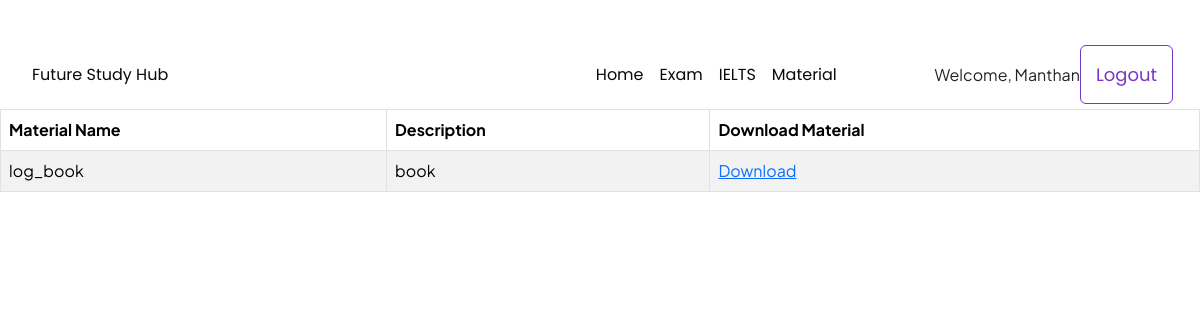
Page /material.php (signed in) on the committed database.
### tables this page shows
CREATE TABLE `student` (
  `student_id` int(11) NOT NULL,
  `student_name` varchar(100) NOT NULL,
  `email` varchar(100) NOT NULL,
  `dob` date NOT NULL,
  `password` varchar(8) NOT NULL,
  `contact_no` int(11) NOT NULL,
  `gender` varchar(7) NOT NULL,
  `enrollment_date` date DEFAULT current_timestamp(),
  `validation` varchar(50) NOT NULL,
  `module_id` int(11) DEFAULT NULL
);

CREATE TABLE `material` (
  `material_id` int(11) NOT NULL,
  `material_name` varchar(100) NOT NULL,
  `description` varchar(255) DEFAULT NULL,
  `sub_id` int(11) DEFAULT NULL,
  `pdf_path` varchar(255) DEFAULT NULL
);

### material.php (the view, shortened to what this page needs)
<?php
include("./Header.php");
include('./assets/include/db.php');
?>
<html>
<head>
</head>
<body>
    <div class="panel-body p-20">
        <table id="example" class="display table table-striped table-bordered" cellspacing="0" width="100%">
            <thead>
                <tr>
                    <th>Material Name</th>
                    <th>Description</th>
                    <th>Download Material</th>
                </tr>
            </thead>
            <tbody>
                <?php
                    $sql = "SELECT * FROM material";
                    $result = $conn->query($sql);
                    if ($result->num_rows > 0) {
                        while ($row = $result->fetch_assoc()) {
                            echo "<tr>
                                <td>" . $row['material_name'] . "</td>
                                <td>" . $row['description'] . "</td>
                                <td><a href='../Teacher/" . urlencode($row['pdf_path']) . "'>Download</a></td>
                            </tr>";
                        }
                    }
                ?>
            </tbody>
        </table>
    </div>
</body>
</html>

### Header.php (shortened to what this page needs)
<!DOCTYPE html>
<html lang="en-us" dir="ltr">
<head>
    <link rel="stylesheet" type="text/css" href="./assets/css/style.css">
</head>
<body>
    <header>
        <nav class="navbar navbar-expand-xl bg-light">
            <div class="container fixed-container">
                <a class="navbar-brand" href="./index.php">
                    Future Study Hub
                </a>
                <?php
                include('./assets/include/db.php');
                if (isset($_SESSION['email'])) {
                    $email = $_SESSION['email'];
                    $result = mysqli_query($conn, "SELECT * FROM student WHERE email ='" . $email . "'");
                    $row = mysqli_fetch_assoc($result);
                ?>
                    <div class="collapse navbar-collapse" id="navbarSupportedContent">
                        <ul class="navbar-nav">
                            <li class="nav-item">
                                <a class="nav-link" href="./index.php">Home</a>
                            </li>
                            <li class="nav-item">
                                <a class="nav-link" href="#">Exam</a>
                            </li>
                            <li class="nav-item">
                                <a class="nav-link" href="#">IELTS</a>
                            </li>
                            <li class="nav-item">
                                <a class="nav-link" href="./material.php">Material </a>
                            </li>
                        </ul>
                    </div>
                    <span>Welcome, <?php echo $row['student_name']; ?></span>
                    <a href="./logout.php" class="btn btn white">Logout</a>
                <?php
                }
                ?>
            </div>
        </nav>
    </header>
</body>
</html>

### rows in the picture
student: student_name "Manthan"
material: material_name "log_book", description "book"
